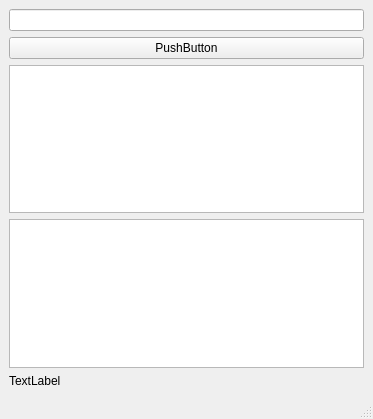
<?xml version="1.0" encoding="UTF-8"?>
<ui version="4.0">
 <class>MainWindow</class>
 <widget class="QMainWindow" name="MainWindow">
  <property name="geometry">
   <rect>
    <x>0</x>
    <y>0</y>
    <width>373</width>
    <height>419</height>
   </rect>
  </property>
  <property name="windowTitle">
   <string>MainWindow</string>
  </property>
  <widget class="QWidget" name="centralwidget">
   <layout class="QVBoxLayout" name="verticalLayout">
    <item>
     <widget class="QLineEdit" name="lineEdit"/>
    </item>
    <item>
     <widget class="QPushButton" name="pushButton">
      <property name="text">
       <string>PushButton</string>
      </property>
     </widget>
    </item>
    <item>
     <widget class="QPlainTextEdit" name="plainTextEdit"/>
    </item>
    <item>
     <widget class="QPlainTextEdit" name="plainTextEdit_2"/>
    </item>
    <item>
     <widget class="MyLabel" name="label">
      <property name="text">
       <string>TextLabel</string>
      </property>
     </widget>
    </item>
   </layout>
  </widget>
  <widget class="QMenuBar" name="menubar">
   <property name="geometry">
    <rect>
     <x>0</x>
     <y>0</y>
     <width>373</width>
     <height>29</height>
    </rect>
   </property>
  </widget>
  <widget class="QStatusBar" name="statusbar"/>
 </widget>
 <customwidgets>
  <customwidget>
   <class>MyLabel</class>
   <extends>QLabel</extends>
   <header>mylabel.h</header>
  </customwidget>
 </customwidgets>
 <resources/>
 <connections/>
</ui>
